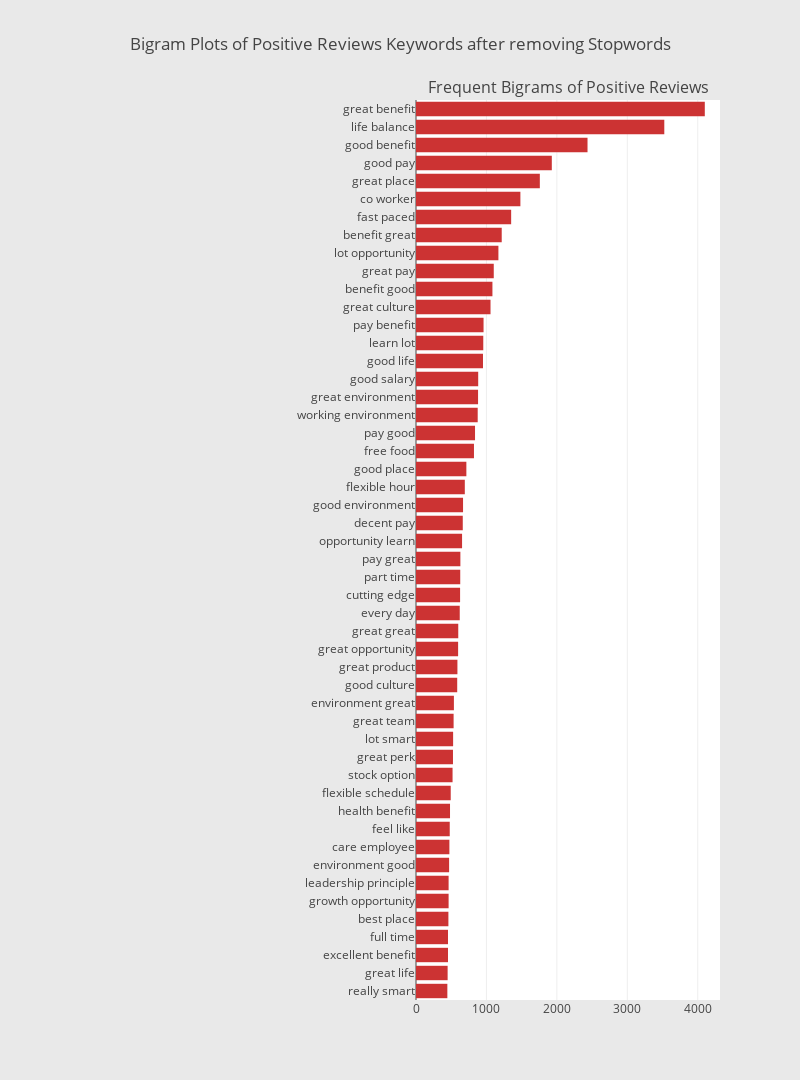

Notebook code for this chart:
### Code cell
# Plotting the bigram plot (Pros)
reviews_df = pd.DataFrame({'Reviews':pros_token})
bigram_dict = defaultdict(int)

for sentence in reviews_df["Reviews"]:
    if len(sentence) > 1:
        bigram = ngrams(sentence, 2)
        for gram in bigram:
            bigram_dict[" ".join([g for g in gram])] += 1


fd_sorted = pd.DataFrame(sorted(bigram_dict.items(), key=lambda x: x[1])[::-1])
fd_sorted.columns = ["word", "wordFreq"]
sym_2 = horizontal_bar_chart(fd_sorted.head(50), '#CC3333')
                             
fig = tools.make_subplots(
        rows=1, 
        cols=2, 
        vertical_spacing=0.04,
        horizontal_spacing=0.05,
        subplot_titles=["","Frequent Bigrams of Positive Reviews"])
fig.append_trace(sym_2, 1, 2)
fig['layout'].update(
        height=1080, 
        width=800, 
        paper_bgcolor='rgb(233,233,233)', 
        title="Bigram Plots of Positive Reviews Keywords after removing Stopwords")
plotly.offline.iplot(fig) # jupyter notebook only

### Figure 1 — Plotly figure (JSON) as saved in the notebook; plotly's stock layout.template omitted (floating-point values rounded to 4 significant figures)
{"data": [{"marker": {"color": "#CC3333"}, "orientation": "h", "showlegend": false, "type": "bar", "uid": "a44c120b-250a-4f9f-9f50-fcd4f11f9e2b", "x": [445, 449, 454, 454, 460, 463, 463, 470, 474, 479, 483, 493, 519, 525, 527, 534, 538, 585, 588, 598, 600, 621, 626, 628, 630, 654, 664, 668, 693, 715, 823, 838, 876, 881, 883, 951, 955, 959, 1058, 1085, 1104, 1170, 1217, 1351, 1482, 1758, 1928, 2435, 3525, 4100], "xaxis": "x2", "y": ["really smart", "great life", "excellent benefit", "full time", "best place", "growth opportunity", "leadership principle", "environment good", "care employee", "feel like", "health benefit", "flexible schedule", "stock option", "great perk", "lot smart", "great team", "environment great", "good culture", "great product", "great opportunity", "great great", "every day", "cutting edge", "part time", "pay great", "opportunity learn", "decent pay", "good environment", "flexible hour", "good place", "free food", "pay good", "working environment", "great environment", "good salary", "good life", "learn lot", "pay benefit", "great culture", "benefit good", "great pay", "lot opportunity", "benefit great", "fast paced", "co worker", "great place", "good pay", "good benefit", "life balance", "great benefit"], "yaxis": "y2"}], "layout": {"annotations": [{"font": {"size": 16}, "showarrow": false, "text": "Frequent Bigrams of Positive Reviews", "x": 0.7625, "xanchor": "center", "xref": "paper", "y": 1, "yanchor": "bottom", "yref": "paper"}], "height": 1080, "paper_bgcolor": "rgb(233,233,233)", "title": {"text": "Bigram Plots of Positive Reviews Keywords after removing Stopwords"}, "width": 800, "xaxis": {"anchor": "y", "domain": [0, 0.475]}, "xaxis2": {"anchor": "y2", "domain": [0.525, 1]}, "yaxis": {"anchor": "x", "domain": [0, 1]}, "yaxis2": {"anchor": "x2", "domain": [0, 1]}}}
